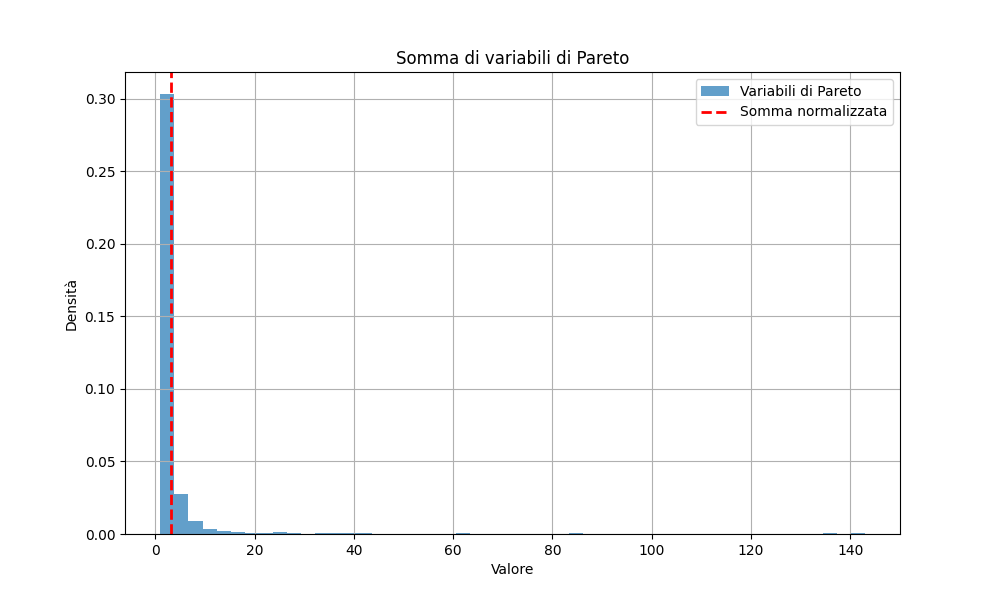

Source code (Python):
'''
Immagina di avere una scatola di giocattoli con vari tipi di pupazzi e oggetti divertenti. 
Ogni tipo di giocattolo rappresenta una "variabile" diversa, 
come i punteggi dei tuoi giochi preferiti.

Ora, se prendi più giocattoli dello stesso tipo e li sommi insieme, 
ottieni un nuovo giocattolo che è la somma di tutti quelli precedenti! 
Questo nuovo giocattolo ha delle caratteristiche diverse, come il colore o la grandezza.

Nella matematica delle distribuzioni, facciamo qualcosa di simile. 
Prendiamo più "variabili" (o giocattoli) che seguono una certa legge di distribuzione, 
come la distribuzione di Pareto, e le sommiamo insieme. 
Alla fine, otteniamo una nuova distribuzione 
che ha caratteristiche diverse rispetto alle distribuzioni originali.
'''

import numpy as np
import matplotlib.pyplot as plt

# Creiamo una distribuzione di Pareto
def pareto_distribution(alpha, xmin, size):
    return xmin * (1 - np.random.uniform(size=size)) ** (-1 / alpha)

# Definiamo il numero di variabili da sommare
n_variables = 1000

# Parametri della distribuzione di Pareto
alpha = 1.5  # Esponente della coda lunga
xmin = 1.0   # Valore minimo della distribuzione di Pareto

# Generiamo n_variables variabili seguendo la distribuzione di Pareto
variables = pareto_distribution(alpha, xmin, n_variables)

# Calcoliamo la somma normalizzata delle variabili
normalized_sum = np.sum(variables) / n_variables

# Plot della distribuzione delle variabili originali e della somma normalizzata
plt.figure(figsize=(10, 6))

# Istogramma delle variabili originali
plt.hist(variables, bins=50, density=True, alpha=0.7, label='Variabili di Pareto')

# Linea verticale per la somma normalizzata
plt.axvline(normalized_sum, color='r', linestyle='--', linewidth=2, label='Somma normalizzata')

plt.title('Somma di variabili di Pareto')
plt.xlabel('Valore')
plt.ylabel('Densità')
plt.legend()
plt.grid(True)
plt.show()

# Stampiamo il risultato della somma normalizzata
print(f"La somma normalizzata delle variabili di Pareto è: {normalized_sum:.2f}")
